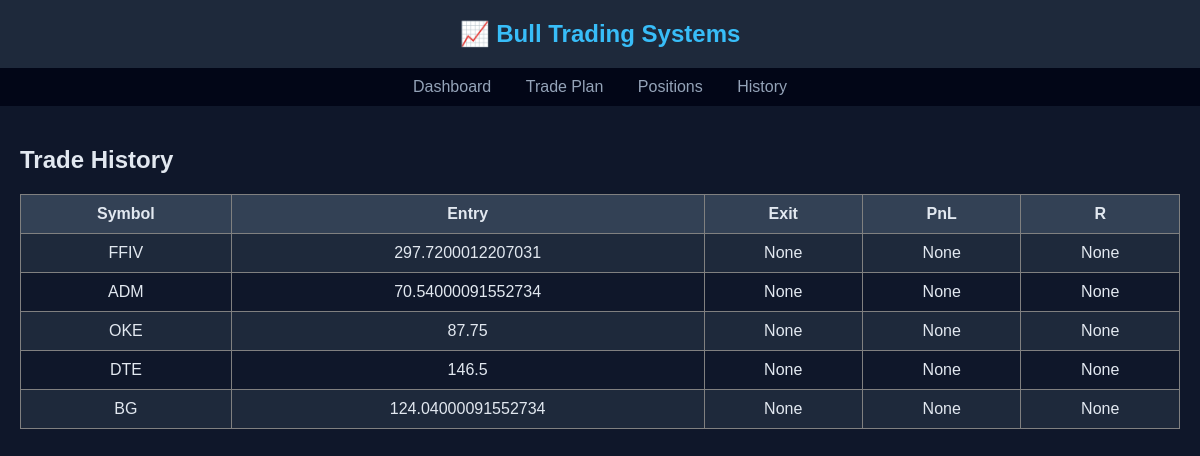
The app's page /history with its own data.
### tables this page shows
CREATE TABLE trades (
        id INTEGER PRIMARY KEY AUTOINCREMENT,
        symbol TEXT,
        entry_price REAL,
        stop_price REAL,
        target_price REAL,
        position_size REAL,
        entry_date TEXT,
        exit_date TEXT,
        exit_price REAL,
        exit_reason TEXT,
        pnl REAL,
        r_multiple REAL
    );

### webapp.py (the view)
@app.route("/history")
def history():
    return render_template("history.html", trades=get_trade_history())

### app/trade_logger.py (called while the page is built)
def get_connection():
    return sqlite3.connect(DB_PATH)

def get_trade_history():
    conn = get_connection()
    c = conn.cursor()
    c.execute("""
        SELECT symbol, entry_price, exit_price, pnl, r_multiple,
               entry_date, exit_date
        FROM trades
        ORDER BY entry_date DESC
    """)
    rows = c.fetchall()
    conn.close()
    return [
        {
            "symbol": r[0],
            "entry": r[1],
            "exit": r[2],
            "pnl": r[3],
            "r": r[4],
            "entry_date": r[5],
            "exit_date": r[6]
        }
        for r in rows
    ]

### templates/history.html
{% extends "base.html" %}
{% block content %}
<h2>Trade History</h2>
<table border="1">
<tr>
    <th>Symbol</th>
    <th>Entry</th>
    <th>Exit</th>
    <th>PnL</th>
    <th>R</th>
</tr>
{% for t in trades %}
<tr>
    <td>{{ t.symbol }}</td>
    <td>{{ t.entry }}</td>
    <td>{{ t.exit }}</td>
    <td>{{ t.pnl }}</td>
    <td>{{ t.r }}</td>
</tr>
{% endfor %}
</table>
{% endblock %}

### templates/base.html (style rules this page uses)
body { font-family: Arial, sans-serif; background-color: #0f172a; color: #e2e8f0; margin: 0; padding: 0; }
table { width: 100%; border-collapse: collapse; }
th { background: #334155; padding: 10px; }
td { padding: 10px; text-align: center; }
tr:nth-child(even) { background: #1e293b; }

### records on screen
trades: symbol "FFIV", entry "297.7200012207031", exit "None", pnl "None", r "None"
trades: symbol "ADM", entry "70.54000091552734", exit "None", pnl "None", r "None"
trades: symbol "OKE", entry "87.75", exit "None", pnl "None", r "None"
trades: symbol "DTE", entry "146.5", exit "None", pnl "None", r "None"
trades: symbol "BG", entry "124.04000091552734", exit "None", pnl "None", r "None"
